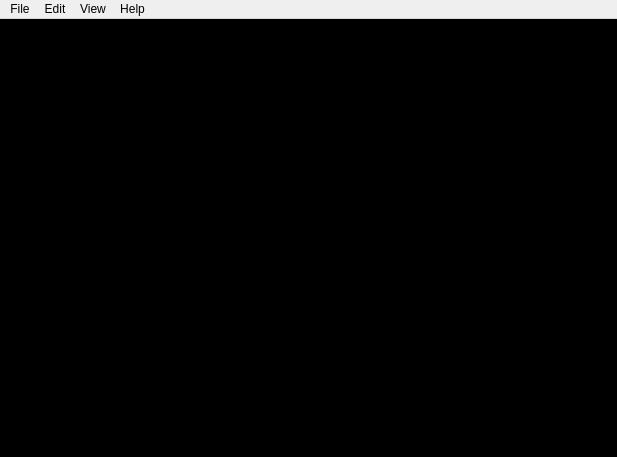
<?xml version="1.0" encoding="UTF-8"?>
<ui version="4.0">
 <class>MainWindow</class>
 <widget class="QMainWindow" name="MainWindow">
  <property name="geometry">
   <rect>
    <x>0</x>
    <y>0</y>
    <width>617</width>
    <height>457</height>
   </rect>
  </property>
  <property name="windowTitle">
   <string>Jenkins Cute View</string>
  </property>
  <widget class="QWidget" name="m_centralWidget">
   <layout class="QHBoxLayout" name="horizontalLayout">
    <property name="spacing">
     <number>0</number>
    </property>
    <property name="margin">
     <number>0</number>
    </property>
    <item>
     <widget class="JenkinsGraphicsView" name="m_graphicsView">
      <property name="styleSheet">
       <string notr="true">background-color: black;</string>
      </property>
      <property name="verticalScrollBarPolicy">
       <enum>Qt::ScrollBarAlwaysOff</enum>
      </property>
      <property name="horizontalScrollBarPolicy">
       <enum>Qt::ScrollBarAlwaysOff</enum>
      </property>
      <property name="sceneRect">
       <rectf>
        <x>0.000000000000000</x>
        <y>0.000000000000000</y>
        <width>0.000000000000000</width>
        <height>0.000000000000000</height>
       </rectf>
      </property>
      <property name="alignment">
       <set>Qt::AlignLeading|Qt::AlignLeft|Qt::AlignTop</set>
      </property>
      <property name="renderHints">
       <set>QPainter::Antialiasing|QPainter::HighQualityAntialiasing|QPainter::SmoothPixmapTransform|QPainter::TextAntialiasing</set>
      </property>
     </widget>
    </item>
   </layout>
  </widget>
  <widget class="QMenuBar" name="m_menuBar">
   <property name="geometry">
    <rect>
     <x>0</x>
     <y>0</y>
     <width>617</width>
     <height>26</height>
    </rect>
   </property>
   <widget class="QMenu" name="m_menuFile">
    <property name="title">
     <string>File</string>
    </property>
    <addaction name="m_actionQuit"/>
   </widget>
   <widget class="QMenu" name="m_menuEdit">
    <property name="title">
     <string>Edit</string>
    </property>
    <addaction name="m_actionPreferences"/>
   </widget>
   <widget class="QMenu" name="m_menuHelp">
    <property name="title">
     <string>Help</string>
    </property>
    <addaction name="m_actionAbout"/>
   </widget>
   <widget class="QMenu" name="m_menuView">
    <property name="title">
     <string>View</string>
    </property>
    <addaction name="m_actionFullscreen"/>
   </widget>
   <addaction name="m_menuFile"/>
   <addaction name="m_menuEdit"/>
   <addaction name="m_menuView"/>
   <addaction name="m_menuHelp"/>
  </widget>
  <action name="m_actionPreferences">
   <property name="text">
    <string>Preferences</string>
   </property>
  </action>
  <action name="m_actionAbout">
   <property name="text">
    <string>About</string>
   </property>
  </action>
  <action name="m_actionQuit">
   <property name="text">
    <string>Quit</string>
   </property>
   <property name="shortcut">
    <string>Ctrl+Q</string>
   </property>
  </action>
  <action name="m_actionFullscreen">
   <property name="checkable">
    <bool>false</bool>
   </property>
   <property name="text">
    <string>Fullscreen</string>
   </property>
   <property name="shortcut">
    <string>F11</string>
   </property>
   <property name="shortcutContext">
    <enum>Qt::WidgetShortcut</enum>
   </property>
  </action>
 </widget>
 <layoutdefault spacing="6" margin="11"/>
 <customwidgets>
  <customwidget>
   <class>JenkinsGraphicsView</class>
   <extends>QGraphicsView</extends>
   <header>views/jenkinsgraphicsview.h</header>
  </customwidget>
 </customwidgets>
 <resources/>
 <connections/>
</ui>
